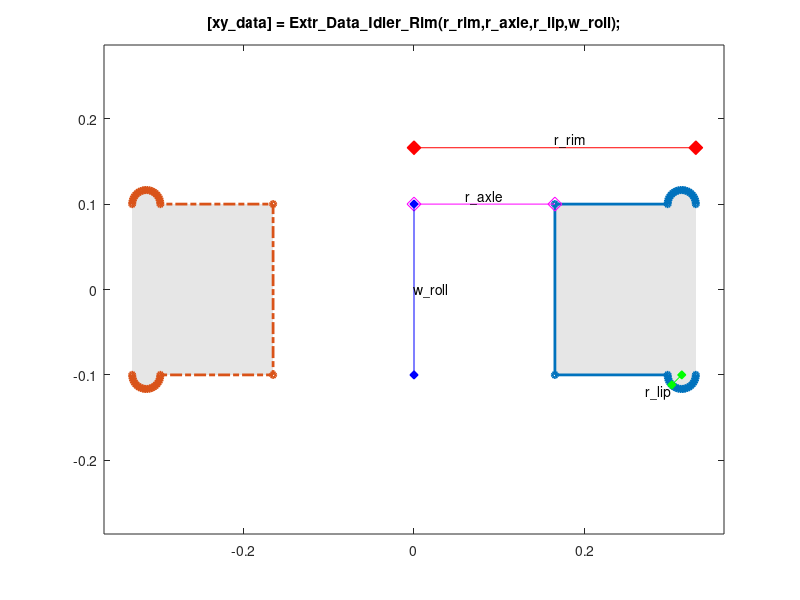

The MATLAB source for this figure:
function [xy_data] = Extr_Data_Idler_Rim(r_rim, r_axle, r_lip, w_roll, varargin)
%Extr_Data_Idler_Rim Produce revolution data for the rim of an idler in a tracked vehicle.
%   [xy_data] = Extr_Data_Idler_Rim(r_rim, r_axle, r_lip, w_roll)
%   This function returns x-y data that when revolved about an axis
%   produces the face of an idler in a tracked vehicle.
%
%   You can specify:
%       Radius of rim                       r_rim
%       Radius of axle (hole in rim)        r_axle
%       Radius of lip at edge of rim        r_lip
%       Width of rolling face               w_roll
%
%   To see a plot showing parameter values, enter the name
%   of the function with no arguments
%   >> Extr_Data_Idler_Rim
%
%   To see a plot created with your parameter values,
%   add 'plot' as the final argument
%   >> Extr_Data_Idler_Rim(0.33,0.165,0.02,0.2,'plot')

% Copyright 2012-2024 The MathWorks, Inc.

% Default data to show diagram
if (nargin == 0)
    r_rim  = 0.33;
    r_axle = 0.5*r_rim;
    r_lip  = r_rim*0.05;
    w_roll = 0.2;
end

% Check if plot should be produced
if (isempty(varargin))
    showplot = 'n';
else
    showplot = varargin;
end

% Outer and inner arc
npts_lip  = 20;
angles_lip = linspace(0,180,npts_lip)';
arc_lip       = [sind(angles_lip) cosd(angles_lip)]*r_lip + [0 r_rim-r_lip];

xy_rim =[...
    arc_lip;...
    0 r_axle]+[w_roll/2 0];

xy_data = fliplr([...
    xy_rim;
    flipud(xy_rim.*[-1 1])]);

% Plot diagram to show parameters and extrusion
if (nargin == 0 || strcmpi(showplot,'plot'))
    
    % Figure name
    figString = ['h1_' mfilename];
    % Only create a figure if no figure exists
    figExist = 0;
    fig_hExist = evalin('base',['exist(''' figString ''')']);
    if (fig_hExist)
        figExist = evalin('base',['ishandle(' figString ') && strcmp(get(' figString ', ''type''), ''figure'')']);
    end
    if ~figExist
        fig_h = figure('Name',figString);
        assignin('base',figString,fig_h);
    else
        fig_h = evalin('base',figString);
    end
    figure(fig_h)
    clf(fig_h)
    
    % Plot extrusion data
    patch(xy_data(:,1),xy_data(:,2),[1 1 1]*0.90,'EdgeColor','none');
    hold on
    plot(xy_data(:,1),xy_data(:,2),'-','Marker','o','MarkerSize',4,'LineWidth',2);
    axis('square');

    patch(-xy_data(:,1),xy_data(:,2),[1 1 1]*0.90,'EdgeColor','none');
    plot(-xy_data(:,1),xy_data(:,2),'-.','Marker','o','MarkerSize',4,'LineWidth',2);
    axis('square');
    hold off
    
    
    % Show parameters
    hold on
    plot([0 r_rim],[1 1]*w_roll/2+r_lip*4,'r-d','MarkerFaceColor','r','MarkerSize',10);
    text(r_rim/2,w_roll/2+r_lip*4,'r\_rim','VerticalAlignment','bottom');
    
    plot([0 r_axle],[1 1]*w_roll/2,'m-d','MarkerSize',10);
    text(r_axle/2,w_roll/2,'r\_axle','VerticalAlignment','bottom','HorizontalAlignment','center');
    
    plot([0 0],[-1 1]*w_roll/2,'b-d','MarkerFaceColor','b');
    text(0,0,'w\_roll','HorizontalAlignment','left');

    theta1 = 225;
    plot([0 r_lip*cos(theta1*pi/180)]+r_rim-r_lip,[0 r_lip*sin(theta1*pi/180)]-w_roll/2,...
        'g-d','MarkerFaceColor','g');
    text(r_lip*cos(theta1*pi/180)+r_rim-r_lip,r_lip*sin(theta1*pi/180)-w_roll/2,'r\_lip',...
        'HorizontalAlignment','right','VerticalAlignment','top');
    
    set(gca,'XLim',[-1 1]*(r_rim)*1.1);

    title('[xy\_data] = Extr\_Data\_Idler\_Rim(r\_rim,r\_axle,r\_lip,w\_roll);');
    hold off
    box on
    clear xy_data
    axis equal
end
